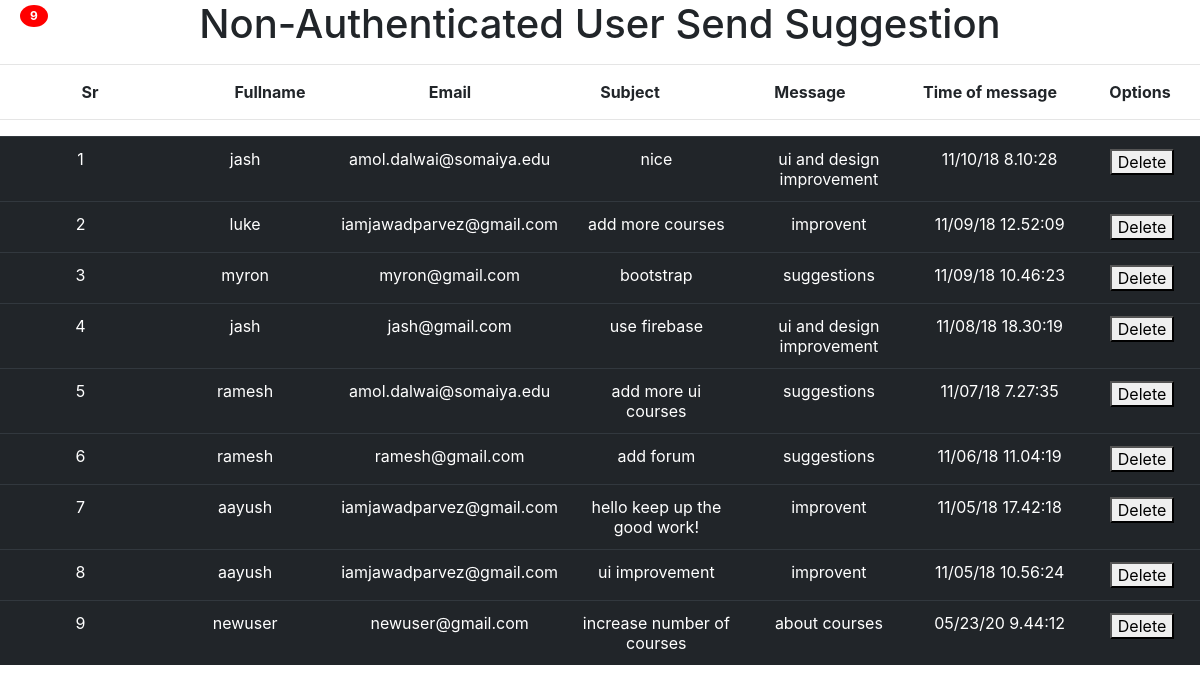
Page /admessage.php on the committed database.
### tables this page shows
CREATE TABLE `contacttable` (
  `fullname` varchar(20) NOT NULL,
  `email` varchar(100) NOT NULL,
  `subject` varchar(100) NOT NULL,
  `message` varchar(200) NOT NULL,
  `time` varchar(100) NOT NULL
);

### admessage.php (the view, shortened to what this page needs)
<link rel="stylesheet" href="https://stackpath.bootstrapcdn.com/bootstrap/4.1.3/css/bootstrap.min.css">
<center><h1>Non-Authenticated User Send Suggestion</h1></center><hr>
<?php
$i=0;
if($_SERVER['REQUEST_METHOD']=="GET"){
$localhost = "localhost";
$usernamew = "root";
$passwordw = "";
$db = "expdb";
$conn = mysqli_connect($localhost,$usernamew,$passwordw,$db);
if(!$conn){
echo "Connection error";
}
else{
$sql = "Select * from contacttable order by time desc";
$result = mysqli_query($conn,$sql);
echo "<table class='cont-head'>";
echo "<tr >";
echo "<td>Sr</td><td>Fullname</td><td>Email</td><td>Subject</td><td>Message</td><td>Time of message</td><td>Options</td>";
echo "</tr>";
echo "</table><hr>";
echo "<table class='cont table table-hover table-dark'>";
if (mysqli_num_rows($result) > 0) {
while($row = mysqli_fetch_assoc($result)){
    $i++;
echo "<tr >";
echo  "<td >".$i."</td>"."<td>".$row["fullname"]."</td><td>".$row["email"]."</td><td> ".$row["subject"]."</td><td>".$row["message"]."</td><td>".$row["time"]."</td><td><button >Delete</button>";
echo "</td>";
echo "</tr>";
}
echo "</table>";
echo "<span class='badge'>$i</span>";
}
else{
echo "0 results";
}
}
}
?>

### admessage.php (style rules this page uses)
.cont { width:100%; }
.cont-head { width:100%; font-weight: bolder; }
td { width:15%; text-align: center; }
.badge { position: absolute; top: 5px; left:20px; padding: 5px 10px; border-radius: 50%; background-color: red; color: white; }

### rows in the picture
contacttable: fullname "jash", email "amol.dalwai@somaiya.edu", subject "nice", message "ui and design improvement", time "11/10/18 8.10:28"
contacttable: fullname "luke", email "iamjawadparvez@gmail.com", subject "add more courses", message "improvent", time "11/09/18 12.52:09"
contacttable: fullname "myron", email "myron@gmail.com", subject "bootstrap", message "suggestions", time "11/09/18 10.46:23"
contacttable: fullname "jash", email "jash@gmail.com", subject "use firebase", message "ui and design improvement", time "11/08/18 18.30:19"
contacttable: fullname "ramesh", email "amol.dalwai@somaiya.edu", subject "add more ui courses", message "suggestions", time "11/07/18 7.27:35"
contacttable: fullname "ramesh", email "ramesh@gmail.com", subject "add forum", message "suggestions", time "11/06/18 11.04:19"
contacttable: fullname "aayush", email "iamjawadparvez@gmail.com", subject "hello keep up the good work!", message "improvent", time "11/05/18 17.42:18"
contacttable: fullname "aayush", email "iamjawadparvez@gmail.com", subject "ui improvement", message "improvent", time "11/05/18 10.56:24"
contacttable: fullname "newuser", email "newuser@gmail.com", subject "increase number of courses", message "about courses", time "05/23/20 9.44:12"

### other values in the picture
$i "9"
